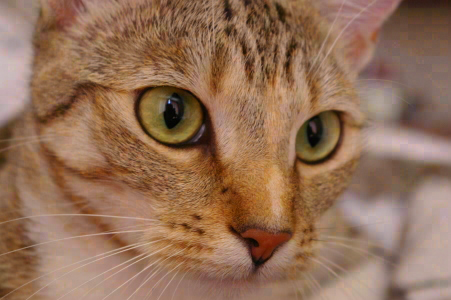
#> input picture 2026-11-07-blind-watermark/demo/work/cat_wm.png, 451 x 300 px
$ python -i test_all.py   (imports and definitions only)
#> lines starting #> are read from the running program, lines starting #| are printed output that depends on the picture
"""시연 측정 전체 → results.json. 사진은 prep_photos.py 가 만든 저작권 없는 예제 사진만 사용."""
import json, os, statistics, subprocess, time, warnings
import cv2, numpy as np
from blind_watermark import WaterMark
from blind_watermark.recover import estimate_crop_parameters, recover_crop
# [2 lines not run here, left out]
TEXT = "ⓒ내사진 2026"; PW_IMG, PW_WM = 1234, 5678
R = {"text": TEXT, "bytes": len(TEXT.encode()), "pw": [PW_IMG, PW_WM]}
def sh(*a): return subprocess.run(a, capture_output=True, text=True)
# [1 line that did not run here, left out]
def med(f, n=3):
    ts, out = [], None
    for _ in range(n): t = time.time(); out = f(); ts.append(time.time() - t)
    return round(statistics.median(ts), 2), out
def embed(src, dst, text=TEXT, pi=PW_IMG, pw=PW_WM):
    bwm = WaterMark(password_img=pi, password_wm=pw); bwm.read_img(src); bwm.read_wm(text, mode="str"); bwm.embed(dst); return len(bwm.wm_bit)
def bits(text): return np.array(list(bin(int(text.encode().hex(), 16))[2:])) == "1"
def extract(path=None, img=None, n=None, pi=PW_IMG, pw=PW_WM):
    bwm = WaterMark(password_img=pi, password_wm=pw)
    return bwm.extract(filename=path, embed_img=img, wm_shape=n, mode="str")
def score(got, text=TEXT):
    a, b = bits(text), bits(got) if got else np.array([])
    acc = float((a[:len(b)] == b[:len(a)]).mean()) if len(b) else 0.0
    return {"got": got, "ok": got == text, "bit_acc": round(acc * 100, 1)}
def psnr(a, b): m = np.mean((a.astype(float) - b.astype(float)) ** 2); return round(10 * np.log10(255 ** 2 / m), 1)

# ① 사진 4장에 글자 도장 넣기 / 꺼내기
R["photos"] = []
# [9 lines not run here, left out]
# [1 line that did not run here, left out]
# 차이 확대 그림 (고양이): 바뀐 값 × 30
# [2 lines not run here, left out]

# ② 사진을 망가뜨린 뒤에도 글자가 나오는가 (고양이·우주인)
def attacks(name):
#> called with name = 'cat'
    e = cv2.imread(f"{W}/{name}_wm.png"); h, w = e.shape[:2]; out = []
#> in attacks, e is the input picture: shape (300, 451, 3); mean B, G, R 86.9, 111.3, 147.4
#> after `h, w = e.shape[:2]`: h = 300; w = 451
    def jpg(img, q): ok, b = cv2.imencode(".jpg", img, [cv2.IMWRITE_JPEG_QUALITY, q]); return cv2.imdecode(b, 1), len(b)
    cases = []
    for q in (90, 70, 50, 30):
        im, size = jpg(e, q); cases.append((f"jpg{q}", f"JPG로 다시 저장 (화질 {q})", im, im, size))
#> after `im, size = jpg(e, q)`: size = 35972
    sm = cv2.resize(e, (w // 2, h // 2)); cases.append(("half", "절반 크기로 줄임 → 원래 크기로 되돌려 꺼냄", sm, cv2.resize(sm, (w, h)), None))
    for f_ in (0.8, 1.2):
        im = np.clip(e.astype(float) * f_, 0, 255).astype(np.uint8); cases.append((f"bright{f_}", f"밝기 {int(f_*100)}%", im, im, None))
#> this loop made 2 passes
#> pass 1, in attacks, `im = np.clip(e.astype(float) * f_, 0, 255).astype(np.uint8)`:
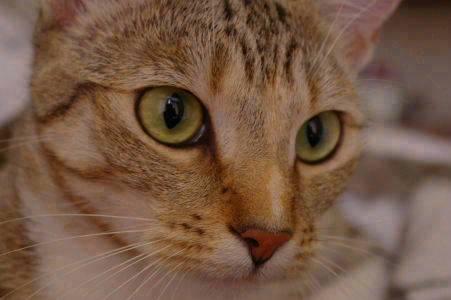
#> im: shape (300, 451, 3); mean B, G, R 69.1, 88.7, 117.5
#> pass 2, in attacks, `im = np.clip(e.astype(float) * f_, 0, 255).astype(np.uint8)`:
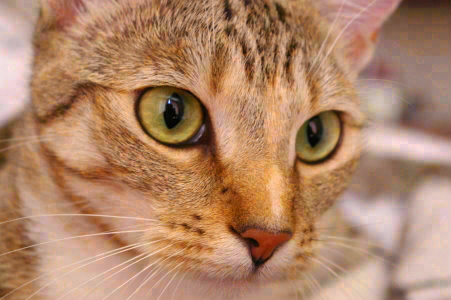
#> im: shape (300, 451, 3); mean B, G, R 103.9, 133.2, 176.4
#> after the loop, cases = 7 items
    im = e.copy(); rng = np.random.RandomState(0); m = rng.rand(h, w) < 0.01; im[m] = 255 * (rng.rand(m.sum(), 1) > 0.5)
    cases.append(("salt", "점 잡음 1% (소금·후추)", im, im, None))
    im = e.copy(); cv2.rectangle(im, (int(w * .55), int(h * .55)), (int(w * .95), int(h * .95)), (40, 40, 40), -1)
    cases.append(("cover", "사진 일부(16%)를 검은 상자로 가림", im, im, None))
    im = e.copy(); cv2.putText(im, "SALE", (int(w * .08), int(h * .3)), cv2.FONT_HERSHEY_DUPLEX, w / 250, (255, 255, 255), max(2, w // 120))
#> after `cv2.putText(im, 'SALE', (int(w * 0.08), int(h * 0.3)), cv2.FONT_HERSHE`:
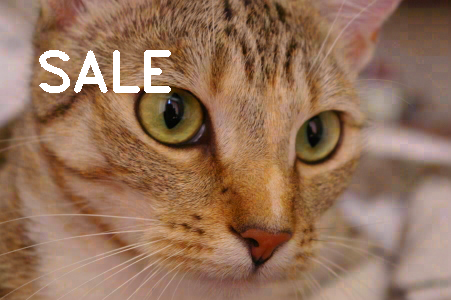
#> im: shape (300, 451, 3); mean B, G, R 90.1, 114, 149.3
    cases.append(("text", "사진 위에 큰 글씨를 씀", im, im, None))
    sm, size = jpg(cv2.resize(e, (int(w * .75), int(h * .75))), 85); cases.append(("chat", "메신저 전송 흉내 (75%로 줄이고 JPG 85)", sm, cv2.resize(sm, (w, h)), size))
#> after `sm, size = jpg(cv2.resize(e, (int(w * 0.75), int(h * 0.75))), 85)`: size = 17299
    M = cv2.getRotationMatrix2D((w / 2, h / 2), 10, 1); im = cv2.warpAffine(e, M, (w, h)); back = cv2.warpAffine(im, cv2.getRotationMatrix2D((w / 2, h / 2), -10, 1), (w, h))
#> after `im = cv2.warpAffine(e, M, (w, h))`:
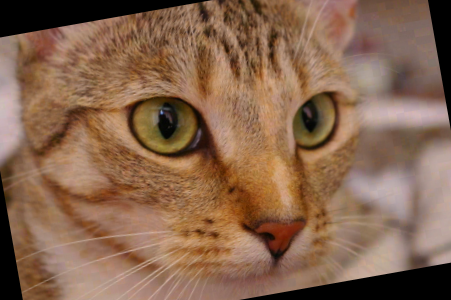
#> im: shape (300, 451, 3); mean B, G, R 78.2, 101.5, 135
#> after `back = cv2.warpAffine(im, cv2.getRotationMatrix2D((w / 2, h / 2), -10,`:
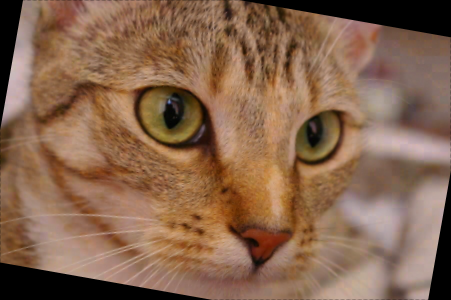
#> back: shape (300, 451, 3); mean B, G, R 78.1, 101.4, 134.9
    cases.append(("rot_back", "10도 돌림 → 다시 -10도 돌려 꺼냄", im, back, None))
    cases.append(("rot", "10도 돌린 채로 그대로 꺼냄", im, im, None))
    x1, y1, x2, y2 = int(w * .1), int(h * .1), int(w * .8), int(h * .85); cut = e[y1:y2, x1:x2].copy()
#> after `x1, y1, x2, y2 = (int(w * 0.1), int(h * 0.1), int(w * 0.8), int(h * 0.`: x1 = 45; y1 = 30; x2 = 360; y2 = 255
#> after `cut = e[y1:y2, x1:x2].copy()`:
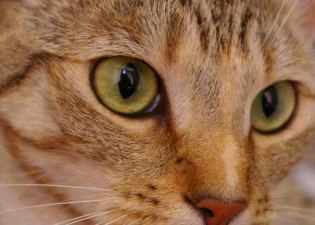
#> cut: shape (225, 315, 3); mean B, G, R 73.9, 106.2, 147.2
    cases.append(("crop_raw", "가장자리를 잘라 냄 (그대로 꺼냄)", cut, cv2.resize(cut, (w, h)), None))
    for key, label, shown, test, size in cases:
        r = score(extract(img=test, n=N)); cv2.imwrite(f"{A}/{name}_{key}.png", shown)
        out.append({"key": key, "label": label, **r, **({"kb": round(size / 1024)} if size else {})})
#> this loop made 1 pass
#> (key, label, size) on pass 1: ('jpg90', 'JPG로 다시 저장 (화질 90)', 35972)
#> after the loop, out = []
    # 잘린 사진: 원본(도장 넣은 사진) 크기를 알고 있을 때 자리 찾아 복원
    cv2.imwrite(f"{A}/{name}_crop.png", cut)
    (x1_, y1_, x2_, y2_), ish, sc, _ = estimate_crop_parameters(original_file=f"{W}/{name}_wm.png", template_file=f"{A}/{name}_crop.png", scale=(1, 1), search_num=None)
    recover_crop(template_file=f"{A}/{name}_crop.png", output_file_name=f"{A}/{name}_crop_recover.png", loc=(x1_, y1_, x2_, y2_), image_o_shape=ish)
    r = score(extract(f"{A}/{name}_crop_recover.png", n=N))
    out.append({"key": "crop_recover", "label": "가장자리를 잘라 냄 → 원래 자리 찾아 복원 후 꺼냄", **r, "found": [int(x1_), int(y1_), int(x2_), int(y2_)], "true": [x1, y1, x2, y2]})
    return out
# [1 line that did not run here, left out]

# ③ 비밀번호가 틀리면
# [1 line that did not run here, left out]
# ④ 도장이 없는 원본에서 꺼내 보면
# [1 line that did not run here, left out]
# ⑤ 글자 길이(비트 수)를 모르면 → 다른 길이로 꺼내 봄
# [1 line that did not run here, left out]
# ⑥ 글자를 얼마나 길게 넣을 수 있나 (고양이 451×300)
cap = []
# [5 lines not run here, left out]
# ⑦ 휴대폰 사진 크기 (4032×3024)
# [1 line that did not run here, left out]
# [1 line that did not run here, left out]
# ⑧ 명령어(CLI)로 넣고 꺼내기
# [1 line that did not run here, left out]
# [1 line that did not run here, left out]
# [1 line that did not run here, left out]
# [5 lines not run here, left out]
res = {}
# [3 lines not run here, left out]
R["logo"] = res
# ⑩ 명령어(CLI)의 --pwd 는 사진 비밀번호(password_img)만 바꾼다 → 다른 번호로도 꺼내지는지
# [1 line not run here, left out]
# [1 line that did not run here, left out]
# [1 line not run here, left out]
R["install"] = {"note": "새 폴더에 pip install --no-cache-dir --target 로 3번: 3.45초(이상하게 빠름)·33.28초·30.36초, 받은 크기 253MB (OpenCV·numpy·PyWavelets 포함)", "sec": 30.4, "mb": 253}
# [2 lines not run here, left out]

>>> result = attacks('work/cat_wm.png')
#> (the run stopped early here; a loop or call above may not have finished)
